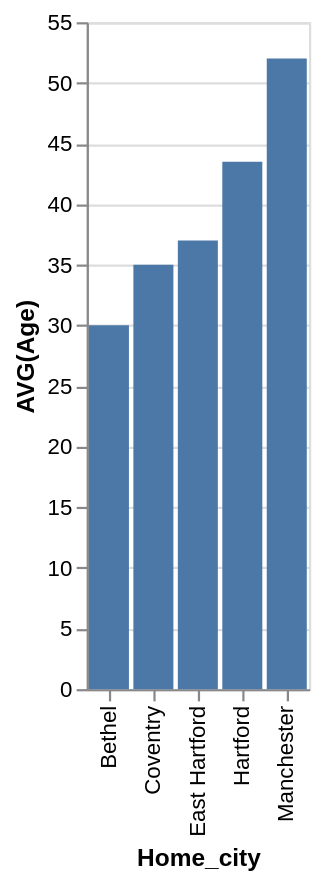

Express this chart as Vega-Lite.
### Vega-Lite specification from a JSON file in a GitHub repository (floating-point values rounded to 4 significant figures)
{"data": {"values": [{"x_data": "Bethel", "y_data": 30}, {"x_data": "Coventry", "y_data": 35}, {"x_data": "East Hartford", "y_data": 37}, {"x_data": "Hartford", "y_data": 43.5}, {"x_data": "Manchester", "y_data": 52}]}, "mark": "bar", "encoding": {"x": {"field": "x_data", "type": "nominal", "title": "Home_city", "sort": {"op": "sum", "field": "y_data", "order": "ascending"}}, "y": {"field": "y_data", "type": "quantitative", "title": "AVG(Age)"}}}
